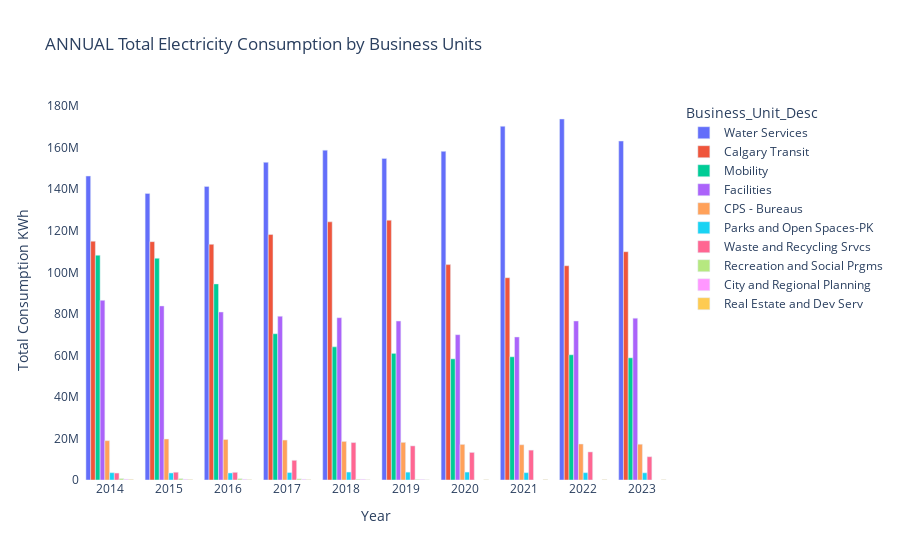

The notebook cell saved with this chart:
### Markdown cell above
This output reveal the top ten business unit by electricity consumption on monthly froM the year 2014 - 2023. The dataset has over 200 buisness units, we considered  the top ten business units(Water Service, Calgary Transit, Mobility, Faciliies, CPS-Bureaus, Waste & Recycling Srvcs, Parks & Open Spaces-PK, Recreation & Social Prgms, Real Estate & Dev Serv, City & Regional Planning. However, water service business units consumed highest electricity all through the month with highest consumption in July (140.7551M kwh), followed by calgary transit, while Mobility and Facilities contend for the third position of highest consumption.

### Code cell
select_query = """
WITH top_business_units AS (
    SELECT
        Business_Unit_Desc,
        SUM(Total_Consumption) AS total_consumption
    FROM
        corp_consumption
    WHERE
        Energy_Description = 'Electricity'
    GROUP BY
        Business_Unit_Desc
    ORDER BY
        total_consumption DESC
    LIMIT 10
)

SELECT
    YEAR,
    e.Business_Unit_Desc,
    SUM(e.Total_Consumption) AS Total_Consumption
FROM
    corp_consumption e
    JOIN top_business_units t
    ON e.Business_Unit_Desc = t.Business_Unit_Desc
WHERE
    Energy_Description = 'Electricity'
GROUP BY
    YEAR,
    e.Business_Unit_Desc
ORDER BY
    YEAR,
    Total_Consumption DESC;
"""
energ_cona = pd.read_sql_query(select_query, engine)

fig = px.bar(energ_cona, x='YEAR', y='Total_Consumption', color='Business_Unit_Desc', barmode='group', title='ANNUAL Total Electricity Consumption by Business Units')
fig.update_layout(xaxis_title='Year', yaxis_title='Total Consumption KWh')
fig.update_layout(plot_bgcolor='white')
fig.update_layout(xaxis={'tickmode': 'linear', 'tick0': 2014, 'dtick': 1})
fig.show()

### Figure 1 — Plotly figure (JSON) as saved in the notebook; plotly's stock layout.template omitted (floating-point values rounded to 4 significant figures)
{"data": [{"alignmentgroup": "True", "hovertemplate": "Business_Unit_Desc=Water Services<br>YEAR=%{x}<br>Total_Consumption=%{y}<extra></extra>", "legendgroup": "Water Services", "marker": {"color": "#636efa", "pattern": {"shape": ""}}, "name": "Water Services", "offsetgroup": "Water Services", "orientation": "v", "showlegend": true, "textposition": "auto", "type": "bar", "x": [2014, 2015, 2016, 2017, 2018, 2019, 2020, 2021, 2022, 2023], "xaxis": "x", "y": [146367672, 138010590, 141373833, 152954138, 158832582, 154849452, 158243560, 170317533, 173822709, 163217268], "yaxis": "y"}, {"alignmentgroup": "True", "hovertemplate": "Business_Unit_Desc=Calgary Transit<br>YEAR=%{x}<br>Total_Consumption=%{y}<extra></extra>", "legendgroup": "Calgary Transit", "marker": {"color": "#EF553B", "pattern": {"shape": ""}}, "name": "Calgary Transit", "offsetgroup": "Calgary Transit", "orientation": "v", "showlegend": true, "textposition": "auto", "type": "bar", "x": [2014, 2015, 2016, 2017, 2018, 2019, 2020, 2021, 2022, 2023], "xaxis": "x", "y": [114984186, 114759016, 113477519, 118201753, 124308359, 125116514, 103704254, 97403656, 103170659, 109932942], "yaxis": "y"}, {"alignmentgroup": "True", "hovertemplate": "Business_Unit_Desc=Mobility<br>YEAR=%{x}<br>Total_Consumption=%{y}<extra></extra>", "legendgroup": "Mobility", "marker": {"color": "#00cc96", "pattern": {"shape": ""}}, "name": "Mobility", "offsetgroup": "Mobility", "orientation": "v", "showlegend": true, "textposition": "auto", "type": "bar", "x": [2014, 2015, 2016, 2017, 2018, 2019, 2020, 2021, 2022, 2023], "xaxis": "x", "y": [108235709, 106757767, 94414535, 70429807, 64111375, 60972302, 58330925, 59324403, 60291785, 58826063], "yaxis": "y"}, {"alignmentgroup": "True", "hovertemplate": "Business_Unit_Desc=Facilities<br>YEAR=%{x}<br>Total_Consumption=%{y}<extra></extra>", "legendgroup": "Facilities", "marker": {"color": "#ab63fa", "pattern": {"shape": ""}}, "name": "Facilities", "offsetgroup": "Facilities", "orientation": "v", "showlegend": true, "textposition": "auto", "type": "bar", "x": [2014, 2015, 2016, 2017, 2018, 2019, 2020, 2021, 2022, 2023], "xaxis": "x", "y": [86491807, 83815827, 80886297, 78854457, 78151875, 76541505, 69972113, 68863662, 76564158, 77931923], "yaxis": "y"}, {"alignmentgroup": "True", "hovertemplate": "Business_Unit_Desc=CPS - Bureaus<br>YEAR=%{x}<br>Total_Consumption=%{y}<extra></extra>", "legendgroup": "CPS - Bureaus", "marker": {"color": "#FFA15A", "pattern": {"shape": ""}}, "name": "CPS - Bureaus", "offsetgroup": "CPS - Bureaus", "orientation": "v", "showlegend": true, "textposition": "auto", "type": "bar", "x": [2014, 2015, 2016, 2017, 2018, 2019, 2020, 2021, 2022, 2023], "xaxis": "x", "y": [18947571, 19733264, 19502209, 19241545, 18579976, 18128164, 17152861, 16971313, 17327524, 17230179], "yaxis": "y"}, {"alignmentgroup": "True", "hovertemplate": "Business_Unit_Desc=Parks and Open Spaces-PK<br>YEAR=%{x}<br>Total_Consumption=%{y}<extra></extra>", "legendgroup": "Parks and Open Spaces-PK", "marker": {"color": "#19d3f3", "pattern": {"shape": ""}}, "name": "Parks and Open Spaces-PK", "offsetgroup": "Parks and Open Spaces-PK", "orientation": "v", "showlegend": true, "textposition": "auto", "type": "bar", "x": [2014, 2015, 2016, 2017, 2018, 2019, 2020, 2021, 2022, 2023], "xaxis": "x", "y": [3521875, 3397327, 3392291, 3575439, 3830255, 3784030, 3820270, 3531486, 3527787, 3466687], "yaxis": "y"}, {"alignmentgroup": "True", "hovertemplate": "Business_Unit_Desc=Waste and Recycling Srvcs<br>YEAR=%{x}<br>Total_Consumption=%{y}<extra></extra>", "legendgroup": "Waste and Recycling Srvcs", "marker": {"color": "#FF6692", "pattern": {"shape": ""}}, "name": "Waste and Recycling Srvcs", "offsetgroup": "Waste and Recycling Srvcs", "orientation": "v", "showlegend": true, "textposition": "auto", "type": "bar", "x": [2014, 2015, 2016, 2017, 2018, 2019, 2020, 2021, 2022, 2023], "xaxis": "x", "y": [3341520, 3746137, 3692083, 9478875, 18025194, 16424722, 13285987, 14389519, 13520034, 11207443], "yaxis": "y"}, {"alignmentgroup": "True", "hovertemplate": "Business_Unit_Desc=Recreation and Social Prgms<br>YEAR=%{x}<br>Total_Consumption=%{y}<extra></extra>", "legendgroup": "Recreation and Social Prgms", "marker": {"color": "#B6E880", "pattern": {"shape": ""}}, "name": "Recreation and Social Prgms", "offsetgroup": "Recreation and Social Prgms", "orientation": "v", "showlegend": true, "textposition": "auto", "type": "bar", "x": [2014, 2015, 2016, 2017, 2018, 2019], "xaxis": "x", "y": [731167, 722039, 650882, 573686, 360034, 293569], "yaxis": "y"}, {"alignmentgroup": "True", "hovertemplate": "Business_Unit_Desc=City and Regional Planning<br>YEAR=%{x}<br>Total_Consumption=%{y}<extra></extra>", "legendgroup": "City and Regional Planning", "marker": {"color": "#FF97FF", "pattern": {"shape": ""}}, "name": "City and Regional Planning", "offsetgroup": "City and Regional Planning", "orientation": "v", "showlegend": true, "textposition": "auto", "type": "bar", "x": [2014, 2015, 2016, 2017, 2018, 2019], "xaxis": "x", "y": [351051, 320556, 320365, 332848, 329195, 250043], "yaxis": "y"}, {"alignmentgroup": "True", "hovertemplate": "Business_Unit_Desc=Real Estate and Dev Serv<br>YEAR=%{x}<br>Total_Consumption=%{y}<extra></extra>", "legendgroup": "Real Estate and Dev Serv", "marker": {"color": "#FECB52", "pattern": {"shape": ""}}, "name": "Real Estate and Dev Serv", "offsetgroup": "Real Estate and Dev Serv", "orientation": "v", "showlegend": true, "textposition": "auto", "type": "bar", "x": [2014, 2015, 2016, 2017, 2018, 2019, 2020, 2021, 2022, 2023], "xaxis": "x", "y": [286545, 243366, 170261, 163294, 100040, 70190, 151729, 232961, 204341, 151300], "yaxis": "y"}], "layout": {"barmode": "group", "legend": {"title": {"text": "Business_Unit_Desc"}, "tracegroupgap": 0}, "plot_bgcolor": "white", "title": {"text": "ANNUAL Total Electricity Consumption by Business Units"}, "xaxis": {"anchor": "y", "domain": [0, 1], "dtick": 1, "tick0": 2014, "tickmode": "linear", "title": {"text": "Year"}}, "yaxis": {"anchor": "x", "domain": [0, 1], "title": {"text": "Total Consumption KWh"}}}}
